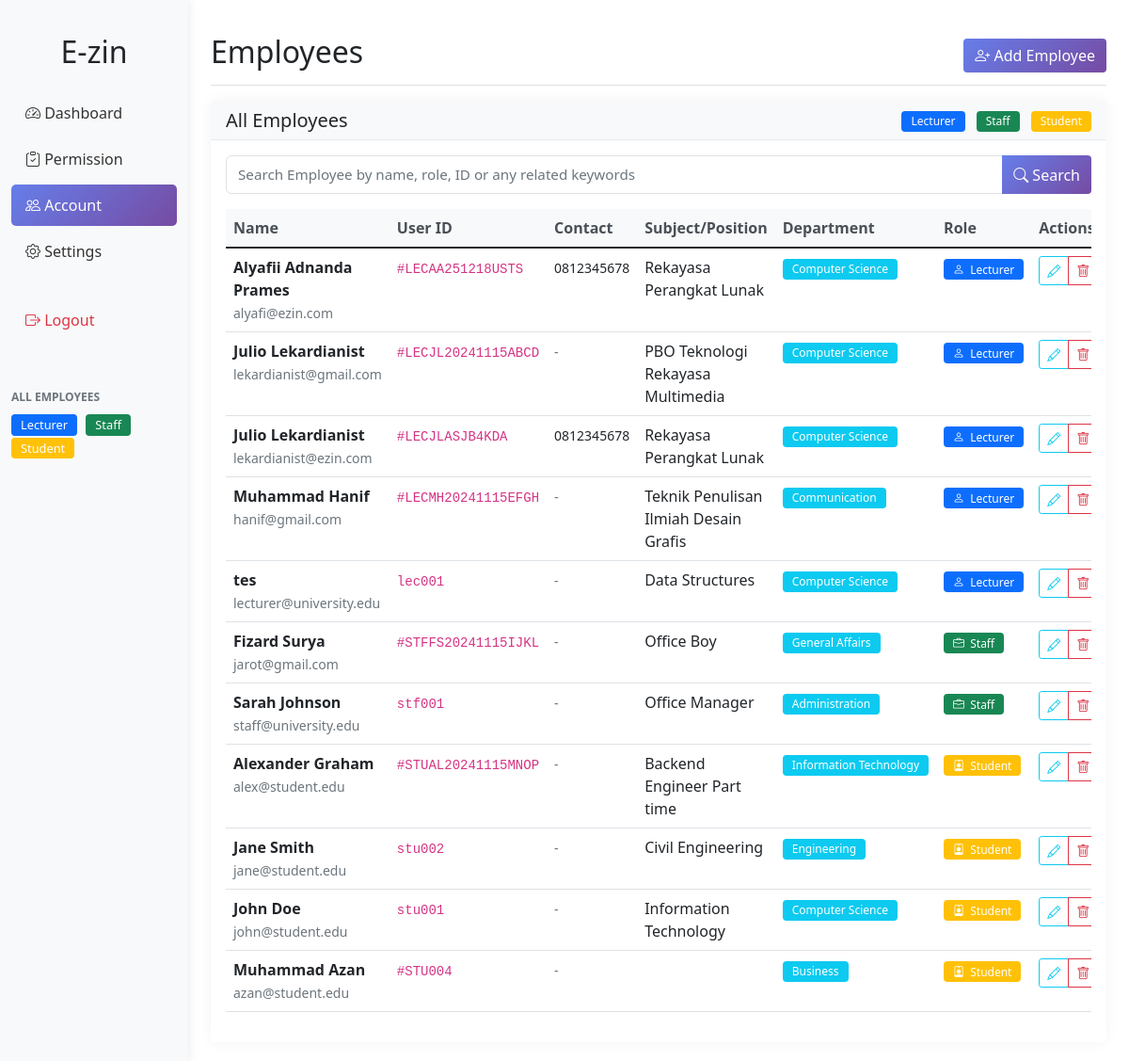
The page /employees.php (signed in) on the database its author committed.
### tables this page shows
CREATE TABLE `employees` (
  `id` int(11) NOT NULL,
  `user_id` varchar(50) DEFAULT NULL,
  `name` varchar(100) DEFAULT NULL,
  `email` varchar(100) DEFAULT NULL,
  `subject` varchar(255) DEFAULT NULL,
  `role` enum('lecturer','staff','student') DEFAULT NULL,
  `phone` varchar(20) DEFAULT NULL,
  `department` varchar(100) DEFAULT NULL,
  `status` enum('active','inactive') DEFAULT 'active',
  `created_at` timestamp NOT NULL DEFAULT current_timestamp()
);

### employees.php (the view, shortened to what this page needs)
<?php
require_once 'includes/header.php';
require_once 'config/database.php';
try {
    $pdo->exec("
        ALTER TABLE users
        ADD COLUMN IF NOT EXISTS status
        ENUM('active','inactive') DEFAULT 'active'
    ");
} catch (PDOException $e) {
}
$search = $_GET['search'] ?? '';
$query = "SELECT * FROM employees WHERE 1=1";
$params = [];
$query .= " ORDER BY role, name";
$stmt = $pdo->prepare($query);
$stmt->execute($params);
$employees = $stmt->fetchAll();
?>
<div class="d-flex justify-content-between flex-wrap flex-md-nowrap align-items-center pt-3 pb-2 mb-3 border-bottom">
    <h1 class="h2">Employees</h1>
    <button class="btn btn-primary" data-bs-toggle="modal" data-bs-target="#addEmployeeModal">
        <i class="bi bi-person-plus"></i> Add Employee
    </button>
</div>
<div class="card">
    <div class="card-header d-flex justify-content-between align-items-center">
        <h5 class="mb-0">All Employees</h5>
        <div>
            <span class="badge bg-primary me-2">Lecturer</span>
            <span class="badge bg-success me-2">Staff</span>
            <span class="badge bg-warning">Student</span>
        </div>
    </div>
    <div class="card-body">
        <form method="GET" action="" class="mb-3">
            <div class="input-group">
                <input type="text" class="form-control" name="search"
                       placeholder="Search Employee by name, role, ID or any related keywords"
                       value="<?php echo htmlspecialchars($search); ?>">
                <button class="btn btn-primary" type="submit">
                    <i class="bi bi-search"></i> Search
                </button>
            </div>
        </form>
        <div class="table-responsive">
            <table class="table table-hover">
                <thead>
                    <tr>
                        <th>Name</th>
                        <th>User ID</th>
                        <th>Contact</th>
                        <th>Subject/Position</th>
                        <th>Department</th>
                        <th>Role</th>
                        <th>Actions</th>
                    </tr>
                </thead>
                <tbody>
                    <?php if(count($employees) > 0): ?>
                        <?php foreach($employees as $emp): ?>
                        <tr>
                            <td>
                                <strong><?php echo htmlspecialchars($emp['name']); ?></strong><br>
                                <small class="text-muted"><?php echo htmlspecialchars($emp['email']); ?></small>
                            </td>
                            <td>
                                <code><?php echo $emp['user_id']; ?></code>
                            </td>
                            <td>
                                <?php if(!empty($emp['phone'])): ?>
                                    <small><?php echo $emp['phone']; ?></small>
                                <?php else: ?>
                                    <small class="text-muted">-</small>
                                <?php endif; ?>
                            </td>
                            <td><?php echo htmlspecialchars($emp['subject']); ?></td>
                            <td>
                                <?php if(!empty($emp['department'])): ?>
                                    <span class="badge bg-info"><?php echo $emp['department']; ?></span>
                                <?php else: ?>
                                    <span class="text-muted">-</span>
                                <?php endif; ?>
                            </td>
                            <td>
                                <span class="badge bg-<?php echo $emp['role'] == 'lecturer' ? 'primary' : ($emp['role'] == 'staff' ? 'success' : 'warning'); ?>">
                                    <i class="bi bi-<?php echo $emp['role'] == 'lecturer' ? 'person' : ($emp['role'] == 'staff' ? 'briefcase' : 'person-badge'); ?>"></i>
                                    <?php echo ucfirst($emp['role']); ?>
                                </span>
                            </td>
                            <td>
                                <div class="btn-group btn-group-sm">
                                    <button class="btn btn-outline-info" data-bs-toggle="modal"
                                            data-bs-target="#editEmployeeModal<?php echo $emp['id']; ?>">
                                        <i class="bi bi-pencil"></i>
                                    </button>
                                    <button class="btn btn-outline-danger" onclick="confirmDelete(<?php echo $emp['id']; ?>)">
                                        <i class="bi bi-trash"></i>
                                    </button>
                                </div>
                            </td>
                        </tr>
                        <?php endforeach; ?>
                    <?php endif; ?>
                </tbody>
            </table>
        </div>
    </div>
</div>
<?php require_once 'includes/footer.php'; ?>

### css/style.css (style rules this page uses)
.table th { background-color: #f8f9fa; border-top: none; font-weight: 600; color: #495057; }
.card { border: none; box-shadow: 0 0 15px rgba(0,0,0,0.05); margin-bottom: 20px; }
.card-header { background-color: #f8f9fa; border-bottom: 1px solid #e9ecef; }
.badge { padding: 5px 10px; font-weight: 500; }
.btn-primary { background: linear-gradient(135deg, #667eea 0%, #764ba2 100%); border: none; }
.form-control, .form-select { border: 1px solid #dee2e6; border-radius: 6px; padding: 8px 12px; font-size: 0.95rem; }
.btn-group-sm .btn { padding: 0.25rem 0.5rem; font-size: 0.875rem; }
.badge i { margin-right: 3px; }
td:last-child { white-space: nowrap; width: 100px; }

### rows shown on the page
employees: name "Alyafii Adnanda Prames", email "alyafi@ezin.com", user "#LECAA251218USTS", phone "0812345678", subject "Rekayasa Perangkat Lunak", department "Computer Science", role "Lecturer"
employees: name "Julio Lekardianist", email "lekardianist@gmail.com", user "#LECJL20241115ABCD", subject "PBO Teknologi Rekayasa Multimedia", department "Computer Science", role "Lecturer"
employees: name "Julio Lekardianist", email "lekardianist@ezin.com", user "#LECJLASJB4KDA", phone "0812345678", subject "Rekayasa Perangkat Lunak", department "Computer Science", role "Lecturer"
employees: name "Muhammad Hanif", email "hanif@gmail.com", user "#LECMH20241115EFGH", subject "Teknik Penulisan Ilmiah Desain Grafis", department "Communication", role "Lecturer"
employees: name "tes", email "lecturer@university.edu", user "lec001", subject "Data Structures", department "Computer Science", role "Lecturer"
employees: name "Fizard Surya", email "jarot@gmail.com", user "#STFFS20241115IJKL", subject "Office Boy", department "General Affairs", role "Staff"
employees: name "Sarah Johnson", email "staff@university.edu", user "stf001", subject "Office Manager", department "Administration", role "Staff"
employees: name "Alexander Graham", email "alex@student.edu", user "#STUAL20241115MNOP", subject "Backend Engineer Part time", department "Information Technology", role "Student"
employees: name "Jane Smith", email "jane@student.edu", user "stu002", subject "Civil Engineering", department "Engineering", role "Student"
employees: name "John Doe", email "john@student.edu", user "stu001", subject "Information Technology", department "Computer Science", role "Student"
employees: name "Muhammad Azan", email "azan@student.edu", user "#STU004", department "Business", role "Student"
